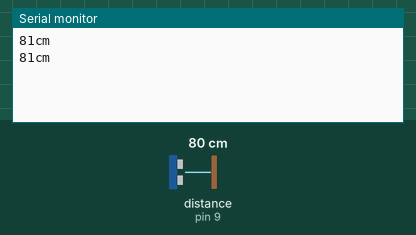
This sketch was run on a simulated Arduino Uno, built with avr-gcc and run on an emulated ATmega328P. Shown: the last lines printed to the serial monitor. The inputs (shaded band) are chosen by the test bench; at power-on: distance to the obstacle (sensor on pin 9) 80 cm. The echo pulse lasts 58.3 µs per cm.

Above: at 1.8 s.
1.9 s: distance to the obstacle (sensor on pin 9) set to 2 cm
At 2.5 s:
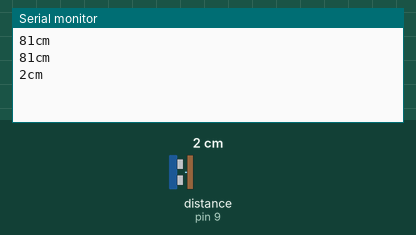
3.4 s: distance to the obstacle (sensor on pin 9) set to 4 cm
At 4.8 s:
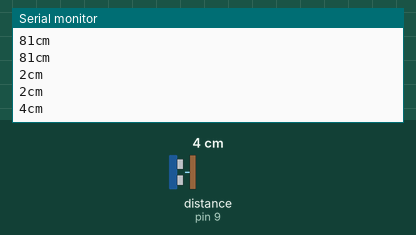
Timing chart, 0 to 6.4 s (numbered marks = the images above; inputs shaded):
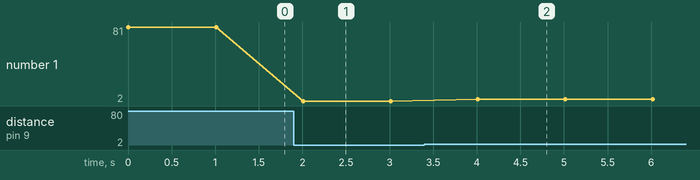

Measured:
- after the input at 1.9 s, the serial monitor: prints a new line after 0.11 s (image 1)
- after the input at 3.4 s, the serial monitor: prints a new line after 0.61 s (image 2)
- plotted number 1: 81 → 2 after the input at 1.9 s, 2 → 4 after the input at 3.4 s

The sketch:

sonar.ino
```cpp
// (licence header left out)
// Adicionando a biblioteca NewPing, certifique-se de a ter instalado corretamente em seu ambiente.
#include <NewPing.h>

// Mapeamento de pinos
const int trigger_pin = 10; ///< O pino conectado ao pino TRIGGER do sensor ultrassônico.
const int echo_pin = 9; ///< O pino conectado ao pino ECHO do sensor ultrassônico.

// Definindo a distância máxima que o sensor irá medir.
const int maxDistance = 200; ///< A distância máxima, em centímetros, que o sensor irá medir.

// Criando um objeto do tipo NewPing
// NewPing(pino_trigger, pino_echo, distância_máxima)
NewPing sonar(trigger_pin, echo_pin, maxDistance);

/**
 * A função setup do Arduino usada para configuração e configurar tarefas.
 */
void setup() {

  // Inicializa a comunicação serial.
  // Serial.begin(velocidade_de_transmissão);
  Serial.begin(9600); ///< Inicializa a comunicação serial com uma velocidade de 9600 bits por segundo.
} // Fecha a função setup()

/**
 * A função de loop do Arduino usada para repetição de tarefas em loop.
 * loop() --> A função irá executar em repetição infinita logo após a função setup()
 */

void loop() {

  /*
    * A função ping_cm() é nativa da biblioteca NewPing.
    * Ela irá retornar a distância em centímetros.
  */

  int distInCentimeter = sonar.ping_cm(); ///< Realiza a leitura da distância em centímetros.

  // Imprime a distância lida no monitor serial.
  // Serial.print(texto); --> Imprime o texto no monitor serial.
  // Serial.println(texto); --> Imprime o texto no monitor serial e pula uma linha.
  Serial.print(distInCentimeter);
  Serial.println("cm");

  // Aguarda 1 segundo antes de realizar uma nova leitura.
  // delay(tempo_em_milissegundos);
  delay(1000);
} // Fecha a função loop()
```
